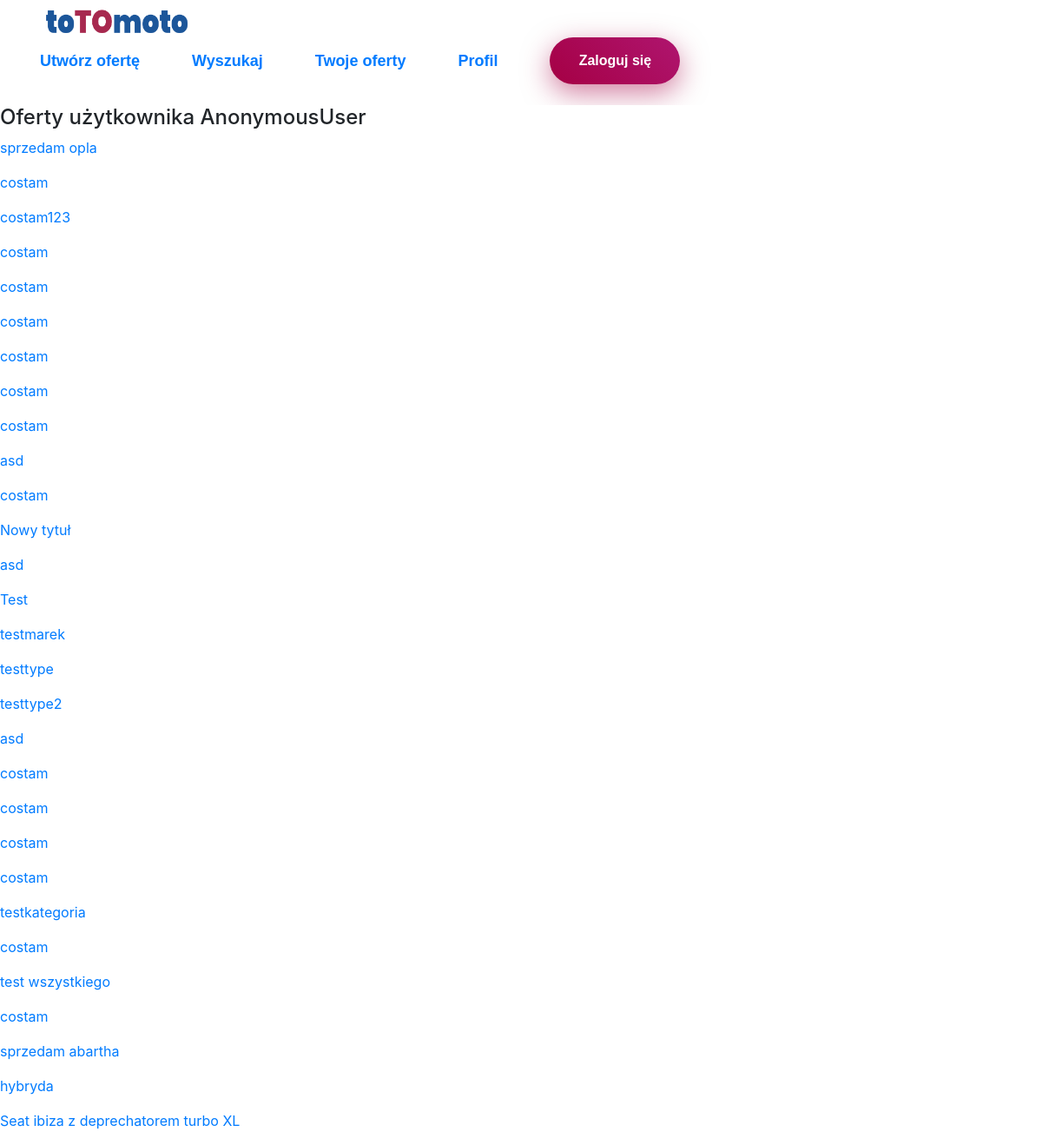
The page /user/ on the database its author committed.
### main/models.py (models this page shows, shortened)
class Offer(models.Model):
    user = models.ForeignKey(User, on_delete=models.CASCADE, related_name='offer', null=True)
    title = models.CharField(max_length=200, null=True)
    dsc = models.CharField(max_length=3000, null=True)
    category = models.CharField(max_length=30, null=True)
    marka = models.CharField(max_length=20, null=True)
    model = models.CharField(max_length=30, null=True)
    type = models.CharField(max_length=20, null=True)
    stan = models.CharField(max_length=30, null=True)
    prod_year = models.IntegerField(null=True)
    mileage = models.IntegerField(null=True)
    cap = models.IntegerField(null=True)
    fuel = models.CharField(max_length=20, null=True)
    power = models.IntegerField(null=True)
    naped = models.CharField(max_length=30, null=True)
    gear_box = models.CharField(max_length=20, null=True)
    colour = models.CharField(max_length=20, null=True)
    status = models.CharField(max_length=30, null=True)
    price = models.IntegerField(null=True)
    created_at = models.DateTimeField(auto_now_add=True, null=True)

### main/views.py (the view, shortened to what this page needs)
# urls.py: path('user/', views.user_offs, name='user_offs'),
def user_offs(response, name=None):
    if name == None:
        offers = Offer.objects.all()
        name = response.user
        return render(response, 'main/user_offs.html', {"offers": offers})

### main/templates/main/user_offs.html (shortened to what this page needs)
{% extends 'main/base.html' %}
{% block content %}
<h4>Oferty użytkownika {{user}}</h4>
<div>
    {% if response.user == user %}
    {% for off in offers %}
        <p><a href="/{{off.id}}">{{off.title}}</a></p>
    {% endfor %}
    {% else %}
    {% for off in offers %}
        <p><a href="/{{off.id}}">{{off.title}}</a></p>
    {% endfor %}
    {% endif %}
</div>
{% endblock %}

### static/style/bases.css (style rules this page uses)
*, *::before, *::after { box-sizing: border-box; padding: 0; margin: 0; }
body { font-family: "Roboto", sans-serif; overflow-x: hidden; }
a { color: inherit; }

### rows shown on the page
Offer: title "sprzedam opla"
Offer: title "costam"
Offer: title "costam123"
Offer: title "costam"
Offer: title "costam"
Offer: title "costam"
Offer: title "costam"
Offer: title "costam"
Offer: title "costam"
Offer: title "asd"
Offer: title "costam"
Offer: title "Nowy tytuł"
Offer: title "asd"
Offer: title "Test"
Offer: title "testmarek"
Offer: title "testtype"
Offer: title "testtype2"
Offer: title "asd"
Offer: title "costam"
Offer: title "costam"
Offer: title "costam"
Offer: title "costam"
Offer: title "testkategoria"
Offer: title "costam"
Offer: title "test wszystkiego"
Offer: title "costam"
Offer: title "sprzedam abartha"
Offer: title "hybryda"
Offer: title "Seat ibiza z deprechatorem turbo XL"

### other values the page prints
{{ user }} "AnonymousUser"
